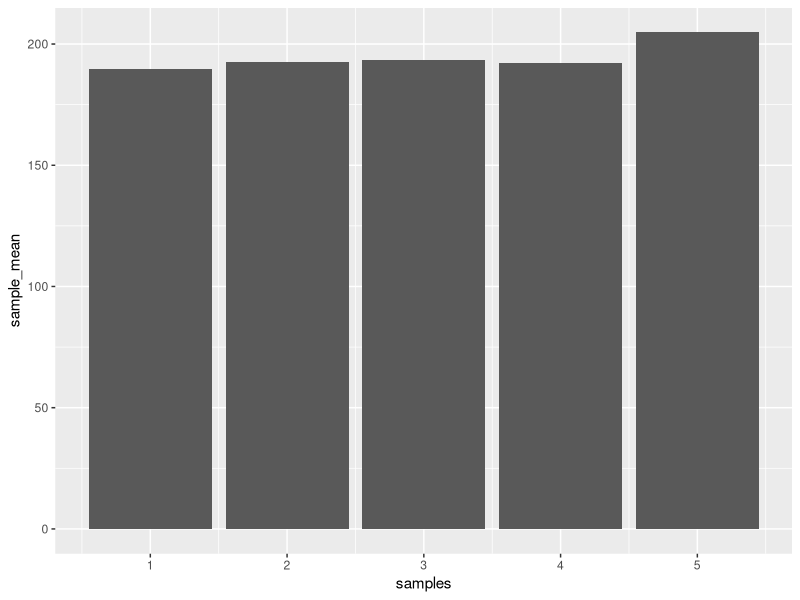
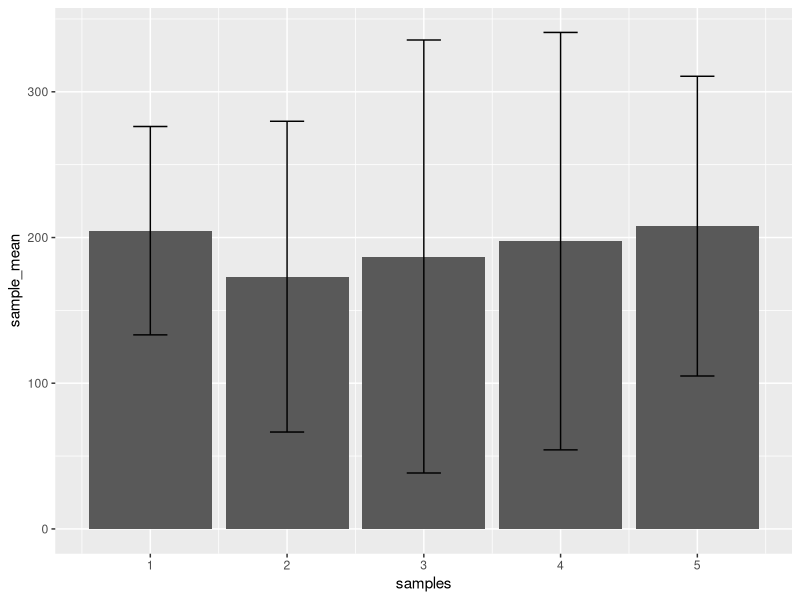
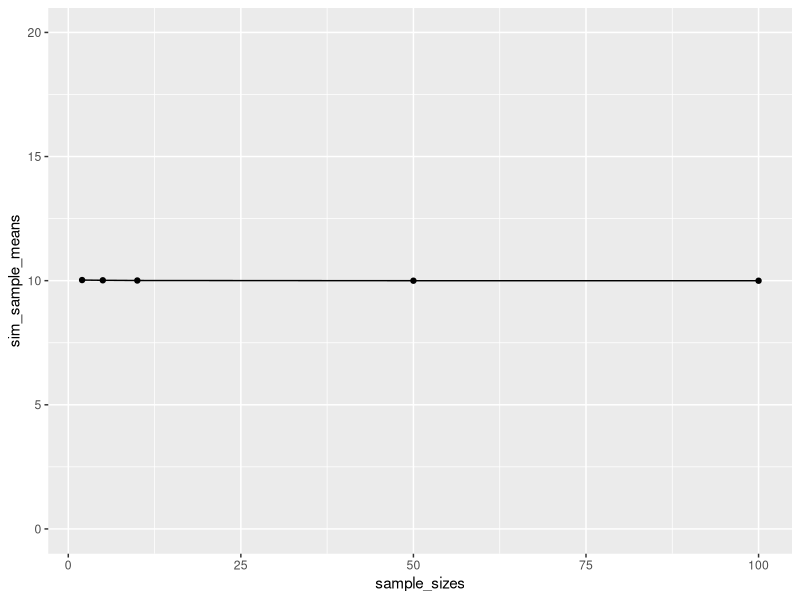
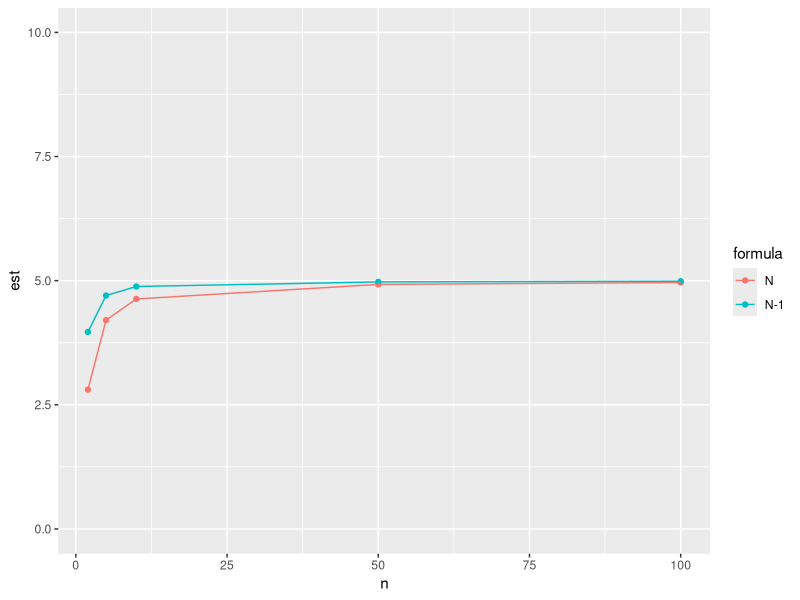

Recreate these plots in R, in order.
## ---- chunk 1
knitr::opts_chunk$set(echo = TRUE, message = FALSE)
## ---- chunk 2

observations <- rnorm(5*25,mean=200, sd=100)
samples <- rep(1:5,each =25)
my_data <- data.frame(samples,
                      observations)

library(dplyr)

means <- my_data %>%
  group_by(samples) %>%
  summarize(sample_mean = mean(observations))

library(ggplot2)

ggplot(means, aes(x = samples, y =sample_mean))+
  geom_bar(stat="identity")

## ---- chunk 3
# sampling process
observations <- rnorm(5*25,mean=200, sd=100)
samples <- rep(1:5,each =25)
my_data <- data.frame(samples,observations)

# get means
means <- my_data %>%
  group_by(samples) %>%
  summarize(sample_mean = mean(observations),
            sample_sd = sd(observations))

#plot means
ggplot(means, aes(x = samples, y =sample_mean))+
  geom_bar(stat="identity") +
  geom_errorbar(aes(ymin = sample_mean - sample_sd,
                    ymax = sample_mean + sample_sd),
                width = .25)

## ---- chunk 4
# n 2
observations <- rnorm(2*10000,mean = 10,sd =5)
samples <- rep(1:10000, each =2)
my_data <- data.frame(samples,observations)

summarized_data <- my_data %>%
  group_by(samples) %>%
  summarize(sample_means = mean(observations))

mean(summarized_data$sample_means)

#n 5
observations <- rnorm(5*10000,mean = 10,sd =5)
samples <- rep(1:10000, each =5)
my_data <- data.frame(samples,observations)

summarized_data <- my_data %>%
  group_by(samples) %>%
  summarize(sample_means = mean(observations))

mean(summarized_data$sample_means)

#######
sample_sizes <- c(2,5,10,50,100)
sim_sample_means <- c()
for(i in 1:length(sample_sizes)){
  observations <- rnorm(sample_sizes[i]*10000,mean = 10, sd =5)
  samples <- rep(1:10000, each = sample_sizes[i])
  my_data <- data.frame(samples,observations)
  
  summarized_data <- my_data %>%
    group_by(samples) %>%
    summarize(sample_means = mean(observations))
  
  sim_sample_means[i] <- mean(summarized_data$sample_means)
}

sim_data <- data.frame(sample_sizes, sim_sample_means)

ggplot(sim_data, aes(x=sample_sizes, y=sim_sample_means, group=1))+
  geom_point()+
  geom_line() +
  coord_cartesian(ylim = c(0,20) )

## ---- chunk 5
sd_N <- function(x){
  sqrt(sum((mean(x)-x)^2) / length(x))
}

#######
sample_sizes <- c(2,5,10,50,100)
sim_sample_sd <- c()
sim_sample_sd_N <- c()
for(i in 1:length(sample_sizes)){
  observations <- rnorm(sample_sizes[i]*10000,mean = 10, sd =5)
  samples <- rep(1:10000, each = sample_sizes[i])
  my_data <- data.frame(samples,observations)
  
  summarized_data <- my_data %>%
    group_by(samples) %>%
    summarize(sample_sd = sd(observations),
              sample_sd_N = sd_N(observations))
  
  sim_sample_sd[i] <- mean(summarized_data$sample_sd)
  sim_sample_sd_N[i] <- mean(summarized_data$sample_sd_N)
}

sim_data <- data.frame(n = rep(sample_sizes,2) ,
                       est = c(sim_sample_sd_N,sim_sample_sd),
                       formula = c(rep("N",5), rep("N-1",5)))

ggplot(sim_data, aes(x=n, y=est, group=formula, color = formula))+
  geom_point()+
  geom_line() +
  coord_cartesian(ylim = c(0,10) )


